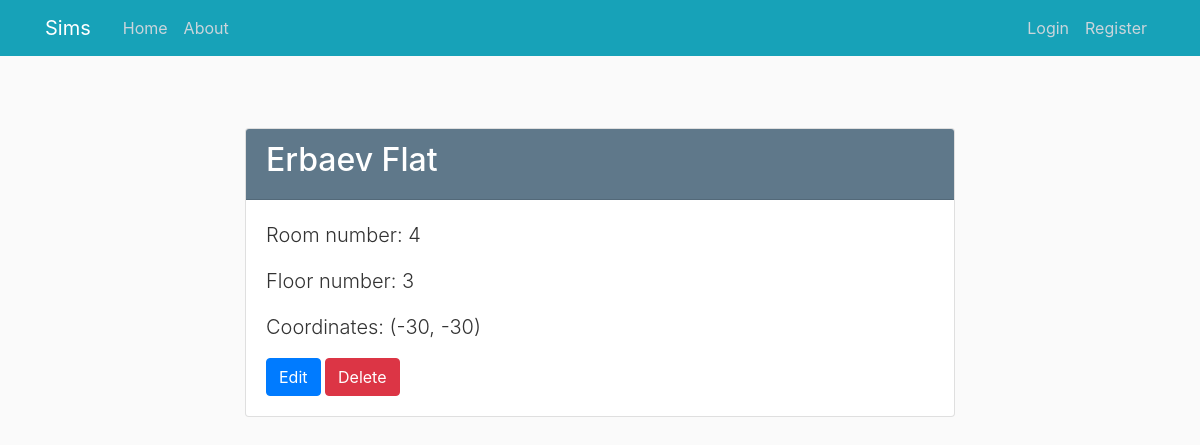
The app's page /house/1, older data.
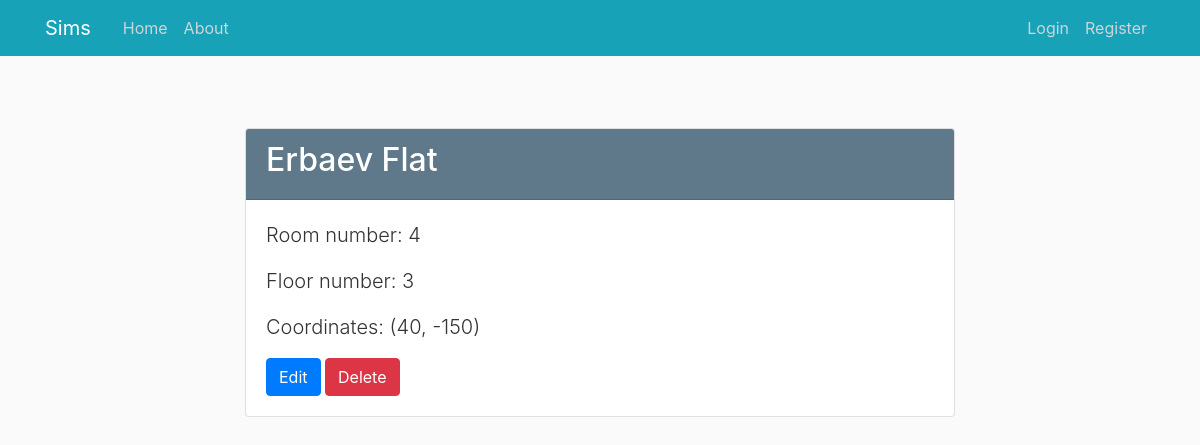
The same page, newer data.
### sims/models.py (models this page shows, shortened)
class House(db.Model):
    id = db.Column(db.Integer, primary_key=True)
    owner_family = db.Column(db.String(100), nullable=False)
    type = db.Column(db.String(100), nullable=False)
    room_number = db.Column(db.Integer, nullable=False, default=1)
    floor_number = db.Column(db.Integer, nullable=False, default=1)
    x_coordinate = db.Column(db.Integer, nullable=False, default=0)
    y_coordinate = db.Column(db.Integer, nullable=False, default=0)

### sims/houses/routes.py (the view)
@houses.route("/house/<int:house_id>")
def house(house_id):
    house = House.query.get_or_404(house_id)
    return render_template('houses/house.html', house=house)

### sims/templates/houses/house.html (shortened to what this page needs)
{% extends "layout.html" %}
{% block content %}
    <div class="container mt-5">
        <div class="row justify-content-center">
            <div class="col-md-8">
                <div class="card">
                    <div class="card-header bg-steel text-white">
                        <h2 class="text-white">{{ house.owner_family }} {{ house.type }}</h2>
                    </div>
                    <div class="card-body">
                        <p class="lead">Room number: {{ house.room_number }}</p>
                        <p class="lead">Floor number: {{ house.floor_number }}</p>
                        <p class="lead">Coordinates: ({{ house.x_coordinate }}, {{ house.y_coordinate }})</p>
                        <div class="mt-3">
                            <a href="{{ url_for('houses.update_house', house_id=house.id) }}" class="btn btn-primary">Edit</a>
                            <button class="btn btn-danger" id="deleteBtn" data-toggle="modal" data-target="#deleteModal">Delete</button>
                        </div>
                    </div>
                </div>
            </div>
        </div>
    </div>
{% endblock content %}

### sims/templates/layout.html (shortened to what this page needs)
<!DOCTYPE html>
<html>
<head>
    <link rel="stylesheet" href="https://maxcdn.bootstrapcdn.com/bootstrap/4.0.0/css/bootstrap.min.css"
>
    <link rel="stylesheet" type="text/css" href="{{ url_for('static', filename='main.css') }}">
</head>
<body>
<header class="site-header">
    <nav class="navbar navbar-expand-md navbar-dark bg-info fixed-top">
        <div class="container">
            <a class="navbar-brand mr-4" href="/">Sims</a>
            <div class="collapse navbar-collapse" id="navbarToggle">
                <div class="navbar-nav mr-auto">
                    <a class="nav-item nav-link" href="{{ url_for('main.home') }}">Home</a>
                    <a class="nav-item nav-link" href="{{ url_for('main.about') }}">About</a>
                </div>
                <div class="navbar-nav">
                    {% if current_user.is_authenticated %}
                        <a class="nav-item nav-link" href="{{ url_for('users.account') }}">Account</a>
                        <a class="nav-item nav-link" href="{{ url_for('users.logout') }}">Logout</a>
                    {% else %}
                        <a class="nav-item nav-link" href="{{ url_for('users.login') }}">Login</a>
                        <a class="nav-item nav-link" href="{{ url_for('users.register') }}">Register</a>
                    {% endif %}
                </div>
            </div>
        </div>
    </nav>
</header>
<main role="main" class="container">
    <div class="row">
        <div class="col-md-12">
            {% block content %}{% endblock %}
        </div>
    </div>
</main>
</body>
</html>

### sims/static/main.css (style rules this page uses)
body { background: #fafafa; color: #333333; margin-top: 5rem; }
h1, h2, h3, h4, h5, h6 { color: #444444; }
.bg-steel { background-color: #5f788a; }
.site-header .navbar-nav .nav-link { color: #cbd5db; }

Row changes from the older to the newer data that the page shows:
changed House "Erbaev": x_coordinate "-30" → "40"; y_coordinate "-30" → "-150"
